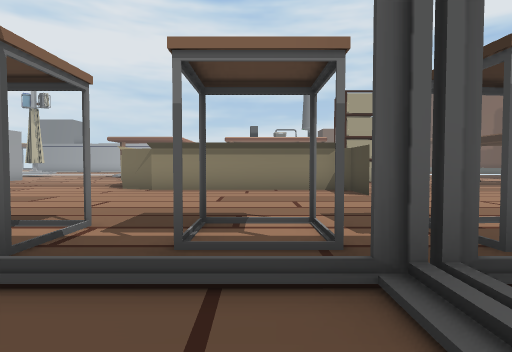
[1] (above)

24 first-person views from a walk through a Unity game level. The camera is 1.2 m above the floor, tilts 2° down and sees 80° across. The floor is counted in squares, 1.8 m on a side. Each view is taken from the middle of a square. On the plan, view 1 faces up. The plan holds only what a view shows up to about 10 squares ahead; the rest is blank. The place goes on beyond the plan. The player is left out. Some animated figures are left out.

[2]
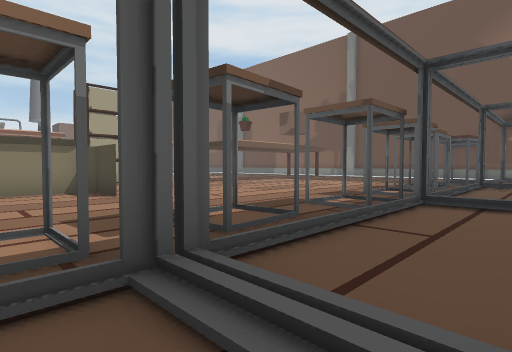

[3]
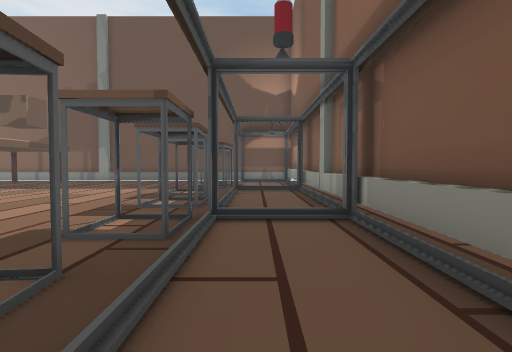

[4]
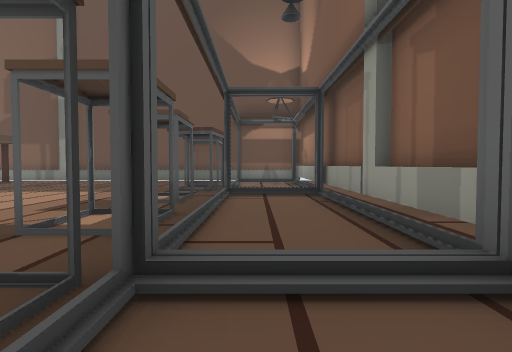

[5]
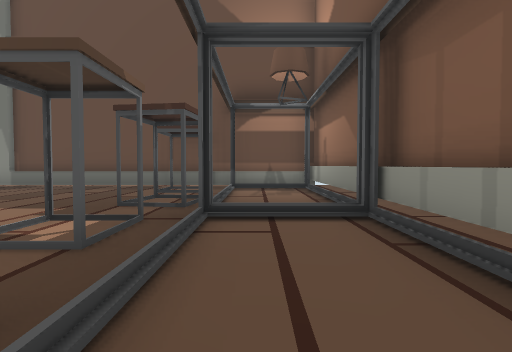

[6]
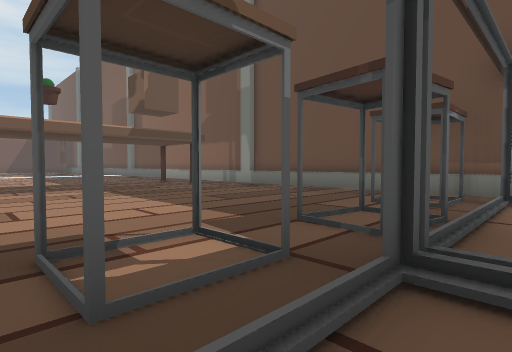

[7]
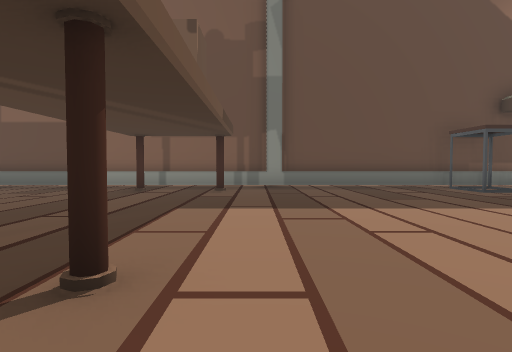

[8]
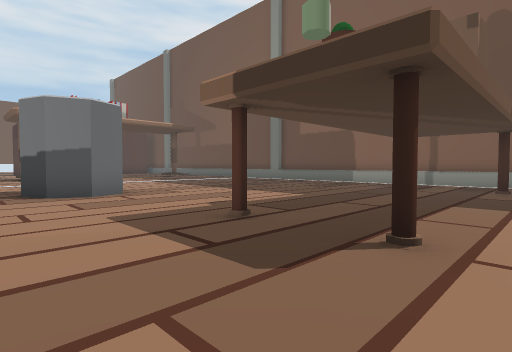

[9]
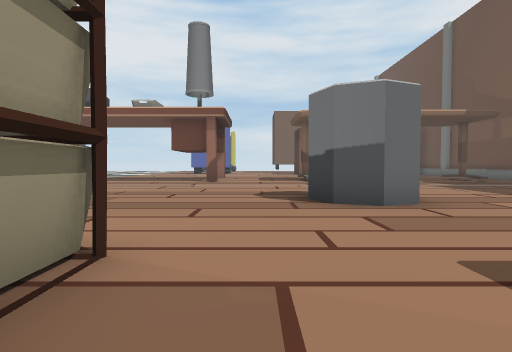

[10]
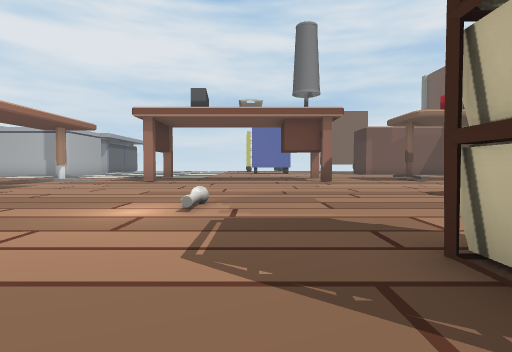

[11]
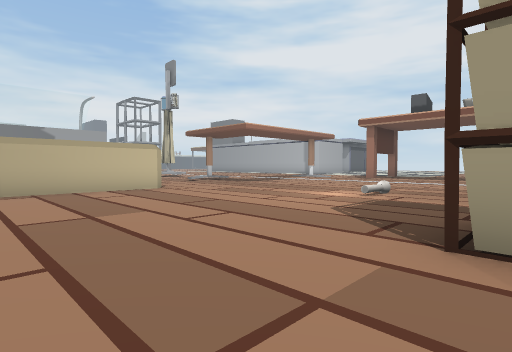

[12]
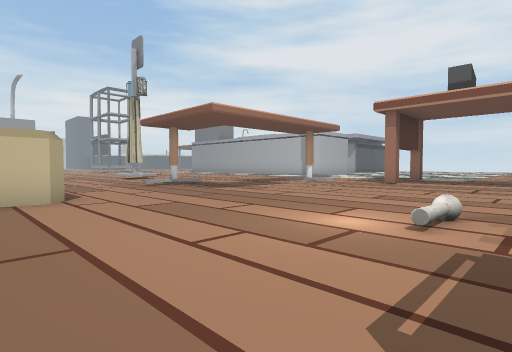

[13]
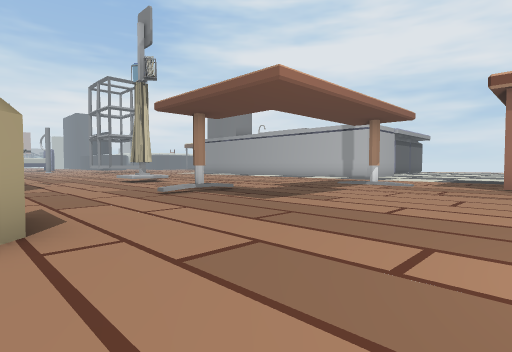

[14]
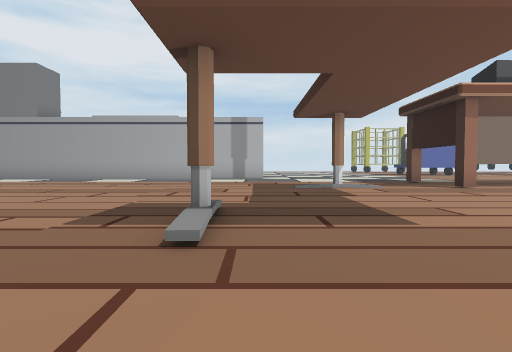

[15]
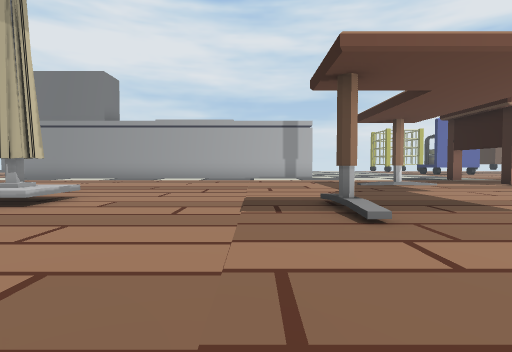

[16]
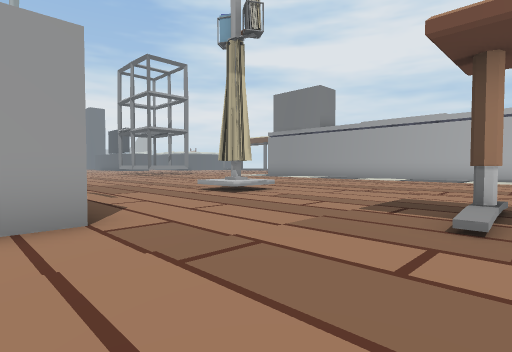

[17]
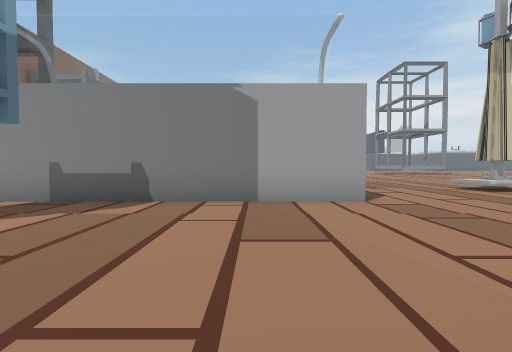

[18]
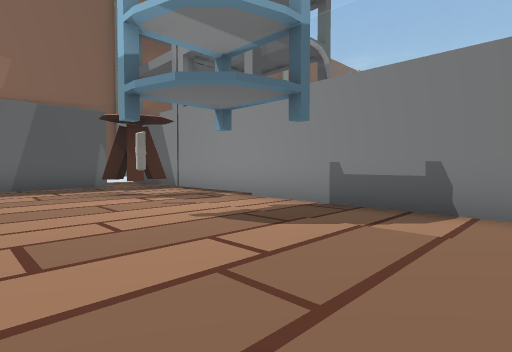

[19]
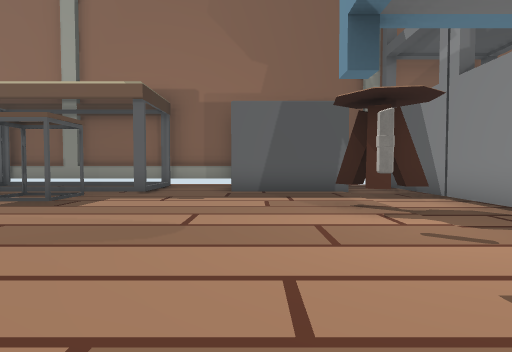

[20]
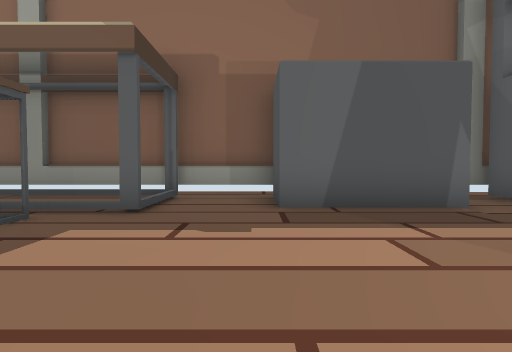

[21]
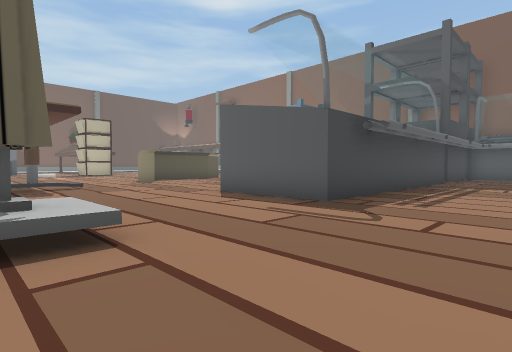

[22]
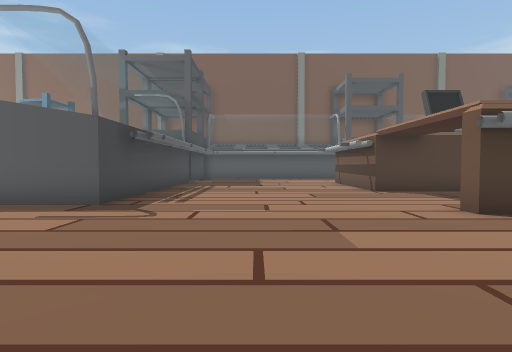

[23]
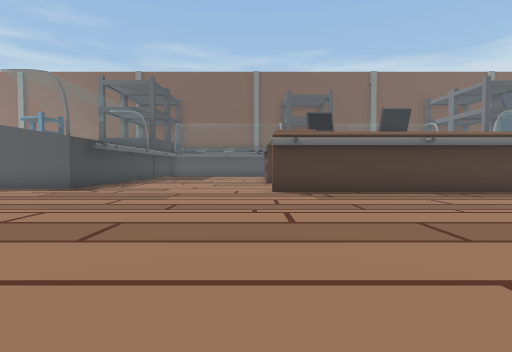

[24]
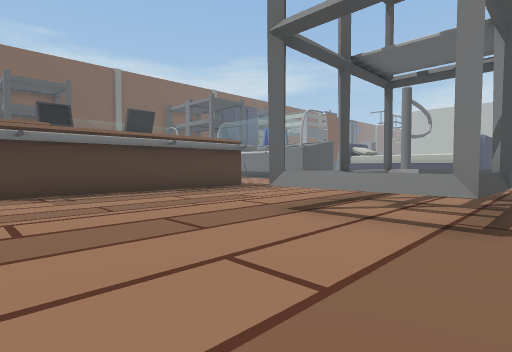

### Floor plan
Key: @ floor where view 1 was taken; # wall or solid block; x gap in a wall; . main floor; : floor 0.25 m higher than the main floor; / step, stairs or slope; = window, fence, low wall or low ledge; ^ raised ledge; O other object.
Columns run from 27 left of view 1 to 16 right of it. Each row starts with its distance up from view 1.
 24   ::::::    :::::::::::::#:::
 23 ====:::::   :::::::::::::::::
 22 =^:=::::::  ::::::::::#::#:::
 21 ====:::::::  ::::::::::::::::::::::   ::::
 20 :::::::::::::::::::::::::::::::::::   ::::
 19 .............#/....................  ....
 18 .............//....#...............  ...
 17 ..................................O O...   #
 16 ............................O......O..... .#
 15 #######....................................#
 14       .......####..........................#
 13      ........#  #.....##.......OO..........#
 12      ........#  #......#.......OO...#.....:#
 11     ##O......#  #..... #........ ..........#
 10      ##......#  #..... #........ ...#......#
  9            ..#  #..... ##....... ..........#
  8            ..#  #.....  ######.  ..........#
  7            ..   #............#  ...........#
  6                 #............. ............#
  5                 #.O........................#
  4                 #.O.......#.#.#.....#.#....#
  3                 #.......##.......###...###.#
  2                 #.......##..##x#.###..####.#
  1                 #.OOO......./..../.........#
  0                 #.  O......@/..../.........#
 -1                 #    #######################

Where each view was taken, in squares from view 1:
view 1: 0 up, 0 right, facing up
view 2: 0 up, 0 right, facing up-right
view 3: 1 up, 1 right, facing right
view 4: 1 up, 4 right, facing right
view 5: 1 up, 7 right, facing right
view 6: 1 up, 9 right, facing up-right
view 7: 9 up, 7 right, facing right
view 8: 9 up, 6 right, facing up-right
view 9: 11 up, 6 right, facing up
view 10: 11 up, 2 right, facing up
view 11: 9 up, 4 right, facing up-left
view 12: 12 up, 2 right, facing up-left
view 13: 13 up, 1 left, facing up-left
view 14: 14 up, 7 left, facing up
view 15: 13 up, 9 left, facing up
view 16: 13 up, 7 left, facing up-left
view 17: 12 up, 5 left, facing left
view 18: 11 up, 6 left, facing down-left
view 19: 9 up, 7 left, facing down
view 20: 6 up, 6 left, facing down
view 21: 19 up, 17 left, facing down-right
view 22: 20 up, 17 left, facing down
view 23: 24 up, 20 left, facing down
view 24: 24 up, 20 left, facing down-left
